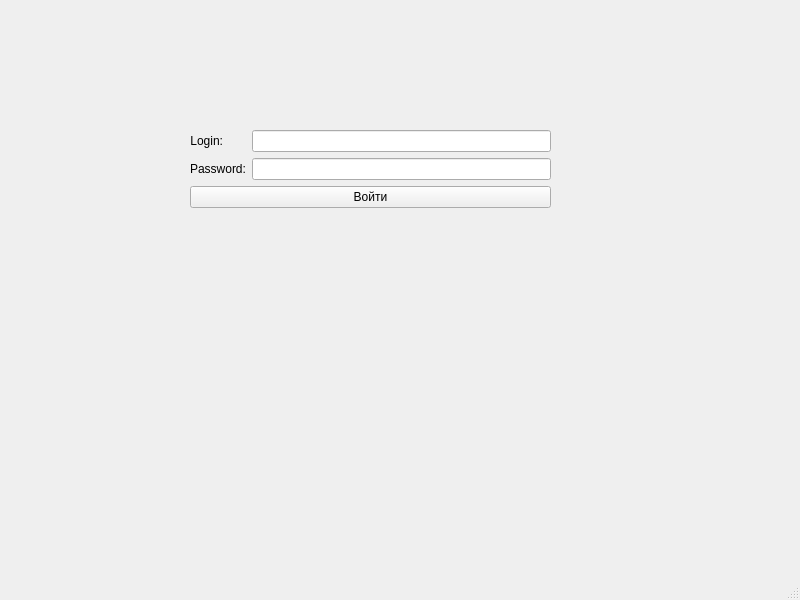
<?xml version="1.0" encoding="UTF-8"?>
<ui version="4.0">
 <class>MainWindow</class>
 <widget class="QMainWindow" name="MainWindow">
  <property name="geometry">
   <rect>
    <x>0</x>
    <y>0</y>
    <width>800</width>
    <height>600</height>
   </rect>
  </property>
  <property name="windowTitle">
   <string>MainWindow</string>
  </property>
  <widget class="QWidget" name="centralwidget">
   <widget class="QWidget" name="formLayoutWidget">
    <property name="geometry">
     <rect>
      <x>190</x>
      <y>130</y>
      <width>361</width>
      <height>91</height>
     </rect>
    </property>
    <layout class="QFormLayout" name="formLayout">
     <item row="0" column="1">
      <widget class="QLineEdit" name="lineEdit"/>
     </item>
     <item row="1" column="0">
      <widget class="QLabel" name="label_2">
       <property name="text">
        <string>Password:</string>
       </property>
      </widget>
     </item>
     <item row="1" column="1">
      <widget class="QLineEdit" name="lineEdit_2"/>
     </item>
     <item row="0" column="0">
      <widget class="QLabel" name="label">
       <property name="text">
        <string>Login:</string>
       </property>
       <property name="alignment">
        <set>Qt::AlignmentFlag::AlignRight|Qt::AlignmentFlag::AlignTrailing|Qt::AlignmentFlag::AlignVCenter</set>
       </property>
      </widget>
     </item>
     <item row="2" column="0" colspan="2">
      <widget class="QPushButton" name="pushButton">
       <property name="text">
        <string>Войти</string>
       </property>
      </widget>
     </item>
    </layout>
   </widget>
  </widget>
  <widget class="QMenuBar" name="menubar">
   <property name="geometry">
    <rect>
     <x>0</x>
     <y>0</y>
     <width>800</width>
     <height>22</height>
    </rect>
   </property>
  </widget>
  <widget class="QStatusBar" name="statusbar"/>
 </widget>
 <resources/>
 <connections/>
</ui>
